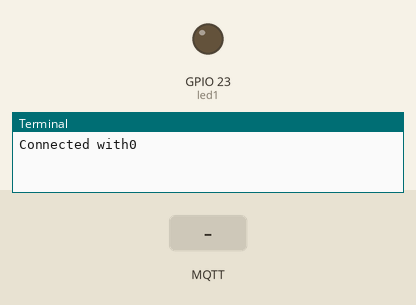
The program below on a simulated Raspberry Pi (BCM pin numbers). On the bench: output pins drawn as LEDs (lit = HIGH), the last lines printed to the terminal. Inputs (shaded band) come from the test bench. No MQTT or app messages arrive unless stated.

Above: at 1.5 s.
1.6 s: MQTT message "on" arrives on the first subscribed topic
At 2.8 s:
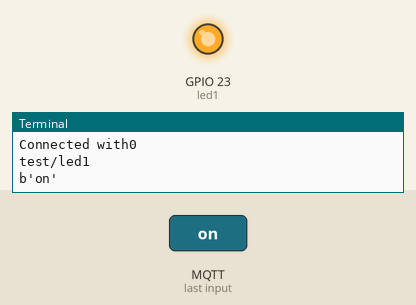
3.1 s: MQTT message "b'on'" arrives on the first subscribed topic
4.6 s: MQTT message "b'off'" arrives on the first subscribed topic
Timing chart, 0 to 7.6 s (numbered marks = the images above; inputs shaded):
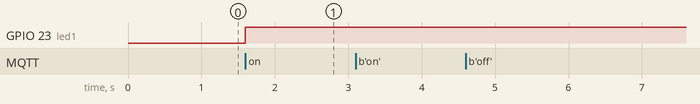

Measured:
- after the input at 1.6 s, GPIO 23 (led1): LOW → HIGH at once

The program:

testled.py
```python
import RPi.GPIO as GPIO
import time
import paho.mqtt.client as mqtt
import sys

led1 =23 #led GPIO 23
broker_ip="test.mosquitto.org"

GPIO.setmode(GPIO.BCM)
GPIO.setup(23, GPIO.OUT)

def on_connect(client, userdata, flags, rc):
  print ("Connected with" + str(rc))
  client.subscribe("test/led1")

def on_message(client, userdata, msg):
    print(msg.topic)
    print(str(msg.payload))
    if str(msg.payload) =="b'on'":
        GPIO.output(led1, GPIO.HIGH) #on
    if str(msg.payload) =="b'off'":
        GPIO.output(led1, GPIO.LOW) #off


mqttc = mqtt.Client()
mqttc2 = mqtt.Client()

mqttc2.tls_set('/usr/share/ca-certificates/extra/ca.crt')
mqttc.tls_insecure_set(True)
mqttc.username_pw_set("root","7smartHome")

mqttc2.username_pw_set("root","7smartHome")

mqttc.on_connect = on_connect
mqttc.on_message = on_message
mqttc2.on_connect = on_connect
mqttc2.on_message = on_message

mqttc.connect(broker_ip, 8883, 60)

mqttc2.connect("143.198.112.40", 8883, 60)

mqttc.loop_forever()
mqttc2.loop_forever()
```
